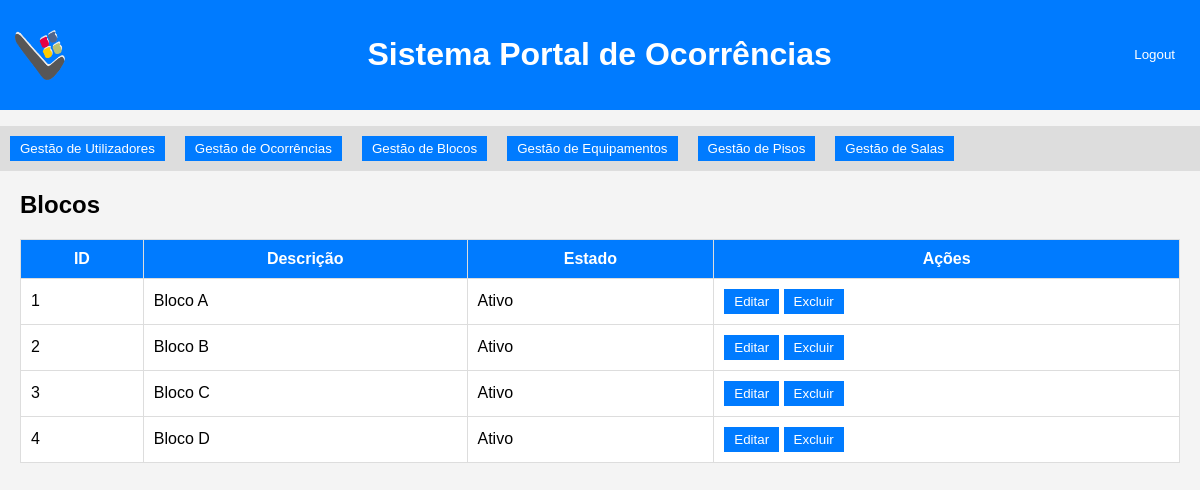
Page /blocos.php on the committed database.
### tables this page shows
CREATE TABLE `blocos` (
  `cod_bloco` int(11) NOT NULL,
  `descricao_bloco` varchar(100) NOT NULL,
  `estado` tinyint(1) NOT NULL);

### blocos.php (the view, shortened to what this page needs)
<?php
include 'config.php';
$result = $conn->query("SELECT * FROM blocos");?>
<!DOCTYPE html>
<html>
<head>
    <link rel="stylesheet" href="style.css">
</head>
<body>
    <header>
        <div class="logo">
            <img src="img/logo.png" alt="Logo">
        </div>
        <h1>Sistema Portal de Ocorrências</h1>
        <button><a style="color: white; text-decoration: none" href="logout.php">Logout</a></button>
    </header>
    <nav>
        <ul>
            <button><a style="color: white; text-decoration: none" href="sistema_ocorrencias.php">Gestão de Utilizadores</a></button>
            <button><a style="color: white; text-decoration: none" href="ocorrencias.php">Gestão de Ocorrências</a></button>
            <button><a style="color: white; text-decoration: none" href="blocos.php">Gestão de Blocos</a></button>
            <button><a style="color: white; text-decoration: none" href="equipamentos.php">Gestão de Equipamentos</a></button>
            <button><a style="color: white; text-decoration: none" href="pisos.php">Gestão de Pisos</a></button>
            <button><a style="color: white; text-decoration: none" href="salas.php">Gestão de Salas</a></button>
        </ul>
    </nav>
    <section>
    <h2>Blocos</h2>
    <table border="1">
        <tr>
            <th>ID</th>
            <th>Descrição</th>
            <th>Estado</th>
            <th>Ações</th>
        </tr>
        <?php while ($row = $result->fetch_assoc()) { ?>
            <tr>
                <td><?= $row['cod_bloco'] ?></td>
                <td><?= $row['descricao_bloco'] ?></td>
                <td><?= $row['estado'] == 1 ? 'Ativo' : 'Inativo' ?></td>
                <td>
                    <button><a style="color: white; text-decoration: none" href="edit_blocos.php?id=<?= $row['cod_bloco'] ?>">Editar</a></button>
                    <button><a style="color: white; text-decoration: none" href="excluir_bloco.php?id=<?= $row['cod_bloco'] ?>" onclick="return confirm('Tem certeza?')">Excluir</a></button>
                </td>
            </tr><?php } ?>
    </table>
    </section>
</body>
</html>

### style.css (style rules this page uses)
body { font-family: Arial, sans-serif; margin: 0; padding: 0; background-color: #f4f4f4; }
header { background: #007bff; color: white; padding: 15px; display: flex; justify-content: space-between; align-items: center; text-align: center; }
.logo { display: flex; align-items: center; font-size: 24px; font-weight: bold; color: #007BFF; }
.logo img { width: 50px; height: 50px; margin-right: 10px; }
nav ul { list-style: none; background: #ddd; padding: 10px; display: flex; gap: 20px; align-items: center; }
section { margin: 20px; }
table { width: 100%; border-collapse: collapse; background: white; }
th, td { padding: 10px; border: 1px solid #ddd; }
th { background: #007bff; color: white; }
button { background: #007bff; color: white; border: none; padding: 5px 10px; cursor: pointer; }

### rows in the picture
blocos: cod_bloco "1", descricao_bloco "Bloco A", estado "Ativo"
blocos: cod_bloco "2", descricao_bloco "Bloco B", estado "Ativo"
blocos: cod_bloco "3", descricao_bloco "Bloco C", estado "Ativo"
blocos: cod_bloco "4", descricao_bloco "Bloco D", estado "Ativo"
